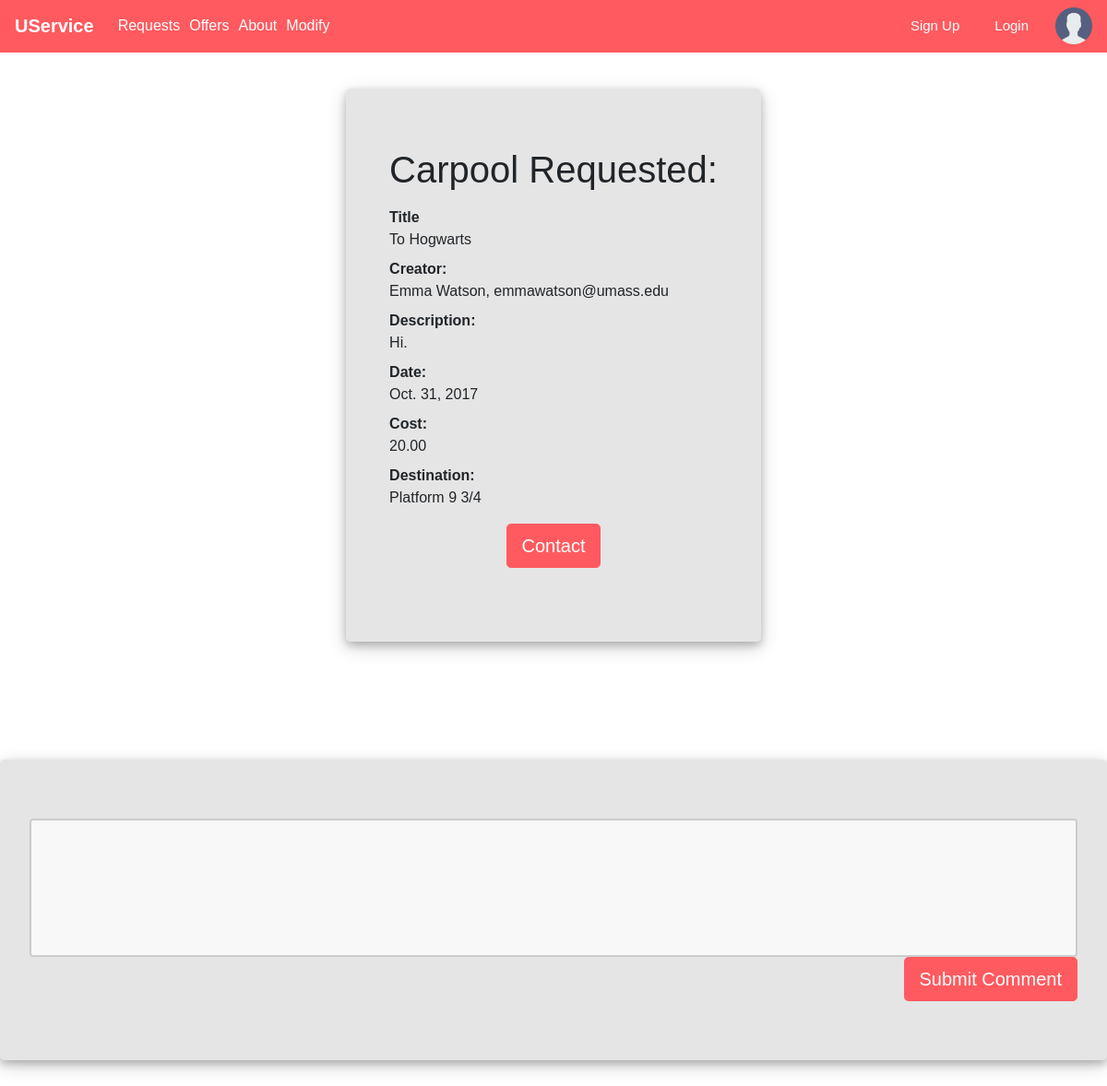
Screenshot of /USERVICE/carpoolDetail/1 with the database file from the repository.
### USERVICE/models.py (models this page shows, shortened)
class Carpool(models.Model):
    title = models.CharField(max_length=200)
    creator = models.ForeignKey(Profile, on_delete=models.SET_NULL, null=True)
    description = models.TextField(max_length=1000, help_text="Enter a brief desciption of the service")
    destination = models.CharField(max_length=200)
    date = models.DateField(null=True, blank=True)
    cost = models.DecimalField(max_digits=4, decimal_places=2, default=Decimal('0.00'))
    request = models.BooleanField(default=False)
    offer = models.BooleanField(default=False)

class Profile(models.Model):
    user = models.ForeignKey(User, on_delete=models.SET_NULL, null=True)
    review = models.CharField(max_length=500, help_text="Review")
    RATING = (
        ('vb', 'Very Bad'),
        ('b', 'Bad'),
        ('g', 'Good'),
        ('vg', 'Very Good'),
    )
    rating = models.CharField(max_length=1, choices=RATING, blank=True, default='vb', help_text='Rate Me')
    def __str__(self):
        return '%s' % (self.user)

class User(models.Model):
    name = models.CharField(max_length=100, help_text="Name")
    email = models.CharField(max_length=100, help_text="Email")
    password = models.CharField(max_length=10, help_text="Password")
    def __str__(self):
        return '%s, %s' % (self.name, self.email)

### USERVICE/views.py (the view)
# urls.py: url(r'^carpoolDetail/(?P<pk>\d+)$', views.carpoolDetailView.as_view(), name='carpool-Detail'),
class carpoolDetailView(generic.DetailView):
    model=Carpool
    context_object_name="carpool"
    template_name='displayTemplate/carpoolDetail.html'

### USERVICE/templates/displayTemplate/carpoolDetail.html (shortened to what this page needs)
{% extends "base_generic.html" %}
{% block extra_head %}
{% load static %}
<link rel="stylesheet" href="{% static 'css/details.css' %}">
{% endblock %}
{% block content %}
    <div class="row">
      <div class="jumbotron">
        <div class="container">
          {% if carpool.offer %}
          <h1 class="text-left">Carpool Offered:</h1>
          {%else%}
          <h1 class="text-left">Carpool Requested:</h1>
          {%endif%}
        <dl class="dl-horizontal">
          <dt>Title</dt>
          <dd>{{carpool.title}}</dd>
          <dt>Creator:</dt>
          <dd>{{carpool.creator}}</dd>
          <dt>Description:</dt>
          <dd>{{carpool.description}}</dd>
          <dt>Date:</dt>
          <dd>{{carpool.date}}</dd>
          <dt>Cost:</dt>
          <dd>{{carpool.cost}}</dd>
          <dt>Destination:</dt>
          <dd>{{carpool.destination}}</dd>
        </dl>
        </div>
        <div class="text-center">
        <button type="button" class="btn btn-lg">Contact</button>
        </div>
      </div>
    </div>
    <div class="jumbotron">
      <input id="input" type="text">
      <div class="text-right">
      <button type="submit" class="btn btn-lg">Submit Comment</button>
    </div>
  </div>
{% endblock %}

### USERVICE/static/css/navbar.css (style rules this page uses)
* { font-family: Arial, Helvetica, sans-serif; }

### USERVICE/static/css/details.css (style rules this page uses)
.btn-lg { background-color: #FF5A5F; border-color: #FF5A5F; color: white; }
.jumbotron { background-color: rgba(203, 203, 203, 0.49)!important; margin-top: 6rem; box-shadow: 0 4px 8px 0 rgba(0, 0, 0, 0.2), 0 6px 20px 0 rgba(0, 0, 0, 0.19); }
.row { justify-content: center; }
input { width: 100%; height: 150px; padding: 12px 20px; box-sizing: border-box; border: 2px solid #ccc; border-radius: 4px; background-color: #f8f8f8; resize: none; }

### rows the page displays
Carpool: title "To Hogwarts", creator "Emma Watson, emmawatson@umass.edu", description "Hi.", date "Oct. 31, 2017", cost "20.00", destination "Platform 9 3/4"
